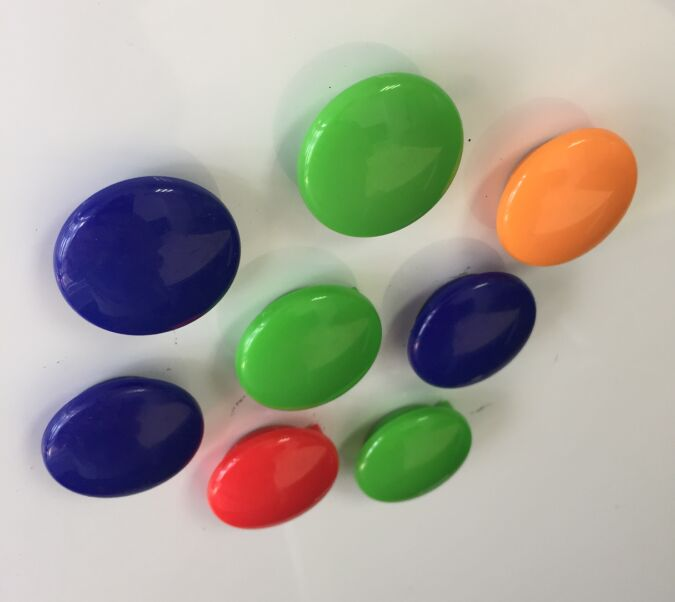
#> input picture project1/opencv.dis/opencv.dis/opencv.dis/Source1.jpg, 675 x 602 px
$ python opencv.dis.py   (older library calls are emulated)
#> lines starting #> are read from the running program, lines starting #| are printed output that depends on the picture; after the words box and inside, x2 and y2 are one past the last pixel; in counts of white or black regions, pixels touching at a corner belong together
import cv2
import numpy as np


class project1(object):

    def __init__(self, img):
        self._MINAREA = 200
        self._img = img
        self._Schannel_threshold = 112        #Source 76    #Source1 112   #Source2 98
        self._Vchannel_threshold = 254        #Source 245   #Source1 254   #Source2 254
        self._cluster_number = 4
        self._maxDist = 100.0
        self._minDist = 100000.0


    def color_catch(self, img, cx, cy, room):
        """get (b,g,r) color set"""
        x_b = 0
        x_g = 0
        x_r = 0

        y_b = 0
        y_g = 0
        y_r = 0

        for x in range(room):
            for y in range(room):
                y_b += img.item(cy+x, cx+y, 0)
                y_g += img.item(cy+x, cx+y, 1)
                y_r += img.item(cy+x, cx+y, 2)

            y_b = int(y_b / room)
            y_g = int(y_g / room)
            y_r = int(y_r / room)

            x_b += y_b
            x_g += y_g
            x_r += y_r

        x_b = int(x_b / room)
        x_g = int(x_g / room)
        x_r = int(x_r / room)

        return x_b, x_g, x_r


    def euclDistance(self,vector1, vector2):
        """calculate distance : vector2 - vector1"""
        return np.sqrt(np.sum(np.power((vector2 - vector1), 2)))


    def k_means(self, sample, cluster_count):
        """K_means . need sample and cluster_count"""
        # step 1 : get samples and sample number : N
        sample_len = len(sample)
        sample_dim = len(sample[0])


        # step 2 : get init cluster,named centroids
        centroids = np.zeros([cluster_count, sample_dim])
        sample = np.array(sample)

        # get first random centroids
        random_number = np.random.randint(0, sample_len, 1)
        centroids[0] = sample[random_number]


        # get other centroids
        for cnt in range(cluster_count - 1):
            maxDist = self._maxDist
            maxIndex = 0
            for i in range(sample_len):
                distance = 0
                for k in range(cnt+1):
                    distance += self.euclDistance(centroids[k, :], sample[i, :])
                if distance > maxDist:
                    maxDist = distance
                    maxIndex = i
            centroids[cnt+1] = sample[maxIndex]


        # get other parameter
        clusterAssment = np.zeros([sample_len, 1])
        clusterChanged = True


        # step 3 : K-means loop
        while clusterChanged:
            clusterChanged = False

            # each sample
            for i in range(sample_len):
                minDist = self._minDist
                minIndex = 0
                # find the centroid who is closest
                for j in range(cluster_count):
                    distance = self.euclDistance(centroids[j, :], sample[i, :])
                    if distance < minDist:
                        minDist = distance
                        minIndex = j

                # update
                if clusterAssment[i, 0] != minIndex:
                    clusterAssment[i, 0] = minIndex
                    clusterChanged = True

            #recalculate centroids avg
            centroids = np.zeros([cluster_count, sample_dim])

            # get occur nunber
            for j in range(cluster_count):
                occur_number = 0
                avg_number = 0
                for i in range(sample_len):
                    if clusterAssment[i] == j:
                        occur_number += 1

                # create temp array
                centroids_temp = np.zeros([occur_number, sample_dim])

                # reload and recalculate
                for i in range(sample_len):
                    if clusterAssment[i] == j:
                        avg_number += 1
                        centroids_temp[avg_number - 1] = sample[i]
                        centroids[j] = np.mean(centroids_temp, 0)

            # [5 lines of commented-out code are left out]
        return centroids, clusterAssment


    def Run(self):
        """Run the main loop"""

        # load picture
        srcRGB = cv2.imread(self._img)
#> srcRGB is the input picture: shape (602, 675, 3); mean B, G, R 152.4, 163.8, 165.9
        src = cv2.cvtColor(srcRGB, cv2.COLOR_BGR2GRAY)


        # convert to hsv and split it
        hsv = cv2.cvtColor(srcRGB, cv2.COLOR_BGR2HSV)
#> hsv: shape (602, 675, 3); mean H, S, V 48.1, 63.6, 182.2
        (img_h, img_s, img_v) = cv2.split(hsv)
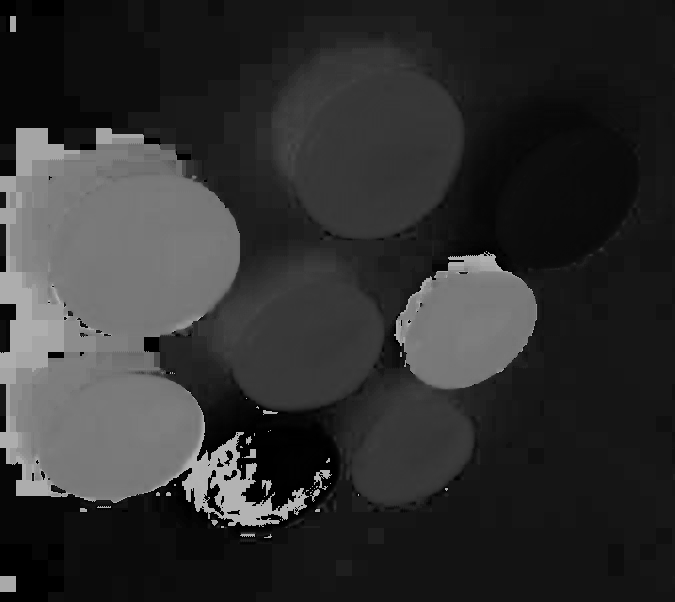
#> img_h: shape (602, 675); min 0, max 179, mean 48.1
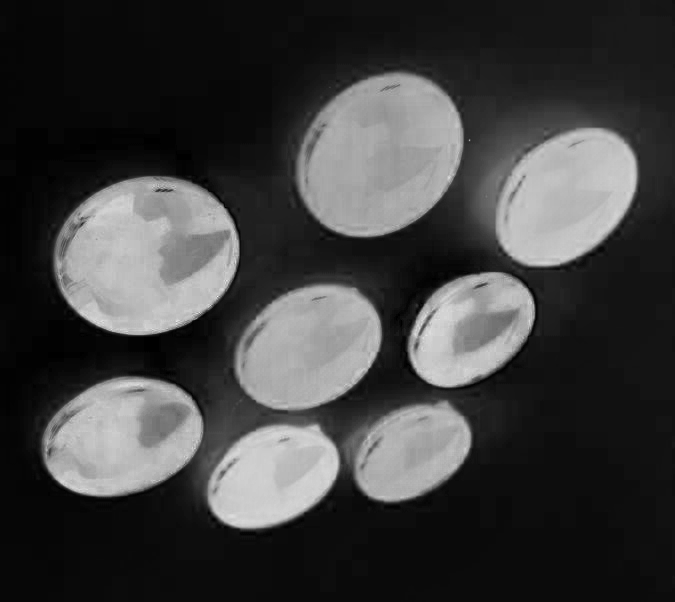
#> img_s: shape (602, 675); min 0, max 244, mean 63.6
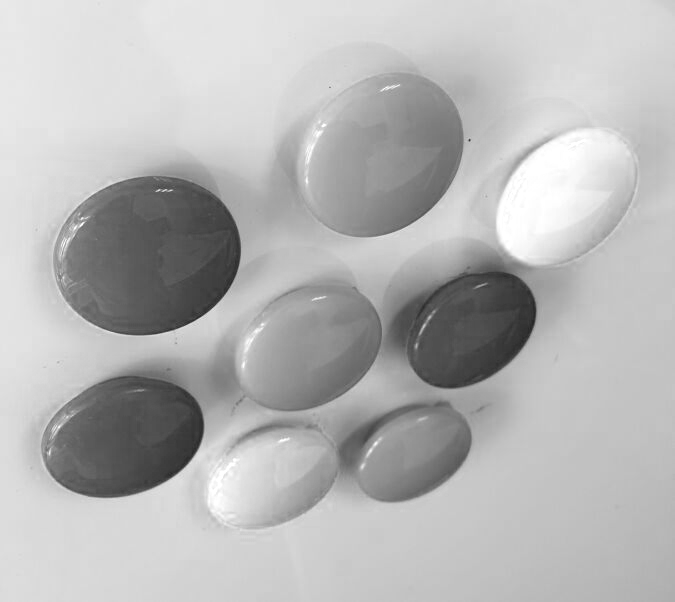
#> img_v: shape (602, 675); min 37, max 255, mean 182.2


        # H channel (Thresh_img1)
        Thresh_img1 = img_h


        # S channel (Thresh_img2)
        retval, Thresh_img2 = cv2.threshold(img_s.copy(), self._Schannel_threshold, 255, cv2.THRESH_BINARY) #3x3 73
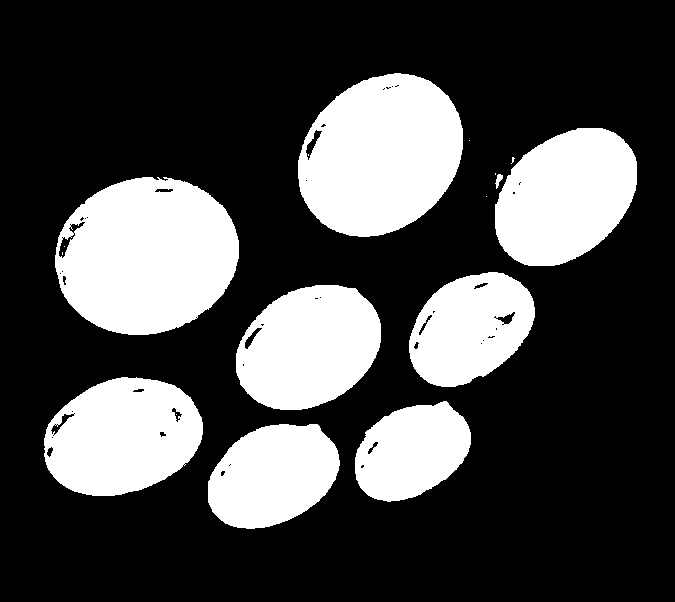
#> Thresh_img2: shape (602, 675); 28.2% white; 17 white regions (8 under 20 px), largest, box (x1, y1, x2, y2) and area: (55, 177, 239, 335) 22387, (298, 73, 463, 237) 20449, (495, 128, 637, 266) 14666
#> retval = 112

        #kernel_3x3 = np.array([[-1, -1, -1],
        #                       [-1,  8, -1],
        #                       [-1, -1, -1]])

        #kernel_5x5 = np.array([[-1, -1, -1, -1, -1],
        #                       [-1,  1,  2,  1, -1],
        #                       [-1,  2,  4,  2, -1],
        #                       [-1,  1,  2,  1, -1],
        #                       [-1, -1, -1, -1, -1]])

        kernel_3x3 = cv2.getStructuringElement(cv2.MORPH_RECT,(3, 3))
        kernel_5x5 = cv2.getStructuringElement(cv2.MORPH_RECT,(5, 5))

        #Thresh_img2 = cv2.erode(Thresh_img2, kernel_5x5)
        #Thresh_img2 = cv2.dilate(Thresh_img2, kernel_5x5)

        Thresh_img2 = cv2.morphologyEx(Thresh_img2, cv2.MORPH_OPEN, kernel_3x3)
#> Thresh_img2: shape (602, 675); 28.2% white; 9 white regions, largest, box (x1, y1, x2, y2) and area: (55, 177, 239, 335) 22341, (298, 73, 463, 237) 20444, (495, 128, 637, 266) 14666
        Thresh_img2 = cv2.morphologyEx(Thresh_img2, cv2.MORPH_CLOSE, kernel_3x3)
#> Thresh_img2: shape (602, 675); 28.3% white; 9 white regions, largest, box (x1, y1, x2, y2) and area: (55, 177, 239, 335) 22397, (298, 73, 463, 237) 20478, (495, 128, 637, 266) 14673


        # V channel (Thresh_img3)
        Thresh_img3 = img_v
        retval, Thresh_img3 = cv2.threshold(Thresh_img3, self._Vchannel_threshold, 255, cv2.THRESH_BINARY) #no equalizeHist 245
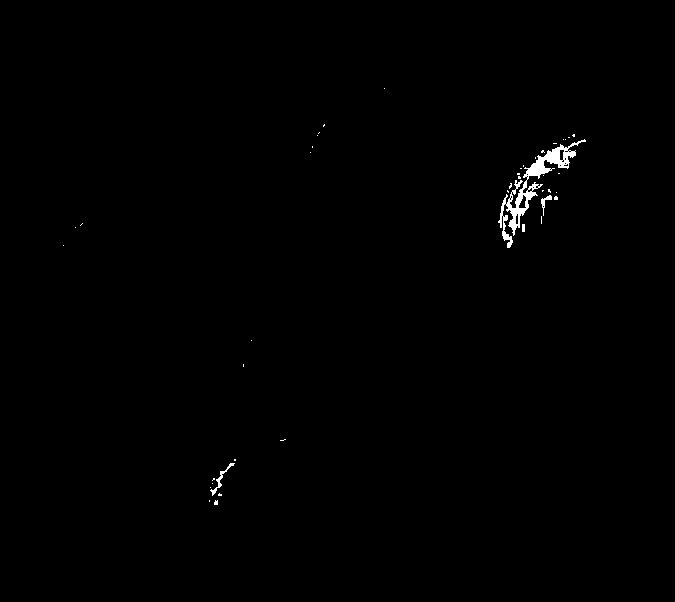
#> Thresh_img3: shape (602, 675); 0.48% white; 43 white regions (39 under 20 px), largest, box (x1, y1, x2, y2) and area: (498, 139, 586, 248) 1584, (210, 463, 235, 496) 118, (541, 195, 552, 216) 68, (522, 224, 525, 232) 24
#> retval = 254
        #img_h = cv2.equalizeHist(img_h)


        # add v channel to s channel
        Thresh_img = cv2.add(Thresh_img3, Thresh_img2)
#> Thresh_img: shape (602, 675); 28.3% white; 13 white regions (4 under 20 px)


        # color detect
        srcHSV = cv2.merge((img_h, img_s, img_v))
        srcHSV = cv2.morphologyEx(srcHSV, cv2.MORPH_OPEN, kernel_5x5)
#> srcHSV: shape (602, 675, 3); mean H, S, V 47.2, 62.9, 181.5
        srcHSV = cv2.morphologyEx(srcHSV, cv2.MORPH_CLOSE, kernel_5x5)
#> srcHSV: shape (602, 675, 3); mean H, S, V 47.5, 63.3, 181.7


        # seek targets
        Thresh_img, contours, hier = cv2.findContours(Thresh_img, cv2.RETR_EXTERNAL, cv2.CHAIN_APPROX_NONE)
#> contours = 9 contours; largest, box (x1, y1, x2, y2) and area: (55, 177, 239, 335) 22409, (298, 73, 463, 237) 20392, (495, 128, 637, 266) 14470, (44, 377, 203, 496) 14321, (236, 285, 381, 410) 13682


        # draw the contours
        Thresh_img_copy = Thresh_img.copy()
        cv2.drawContours(srcRGB, contours, -1, (255, 255, 0), 3)


        # sign
        contour_number = 0
        color_number = 0
        color_sample = []
        centeral_coordinate = []
        number_string = ['1', '2', '3', '4', '5', '6', '7', '8', '9', '10']

        for cnt in contours:
            #move area  that less than set value
            Length = cv2.arcLength(cnt,True)
            if Length < self._MINAREA:
                continue

            if Length >= self._MINAREA:
                # count contour number
                contour_number += 1
                print('\nThe contour number :', contour_number)

                # seek center of the image
                M = cv2.moments(cnt)
                cX = int(M['m10'] / M['m00'])
                cY = int(M['m01'] / M['m00'])

                # draw and record the center
                print('Central coordinate of target :', (cY, cX))
                centeral_coordinate.append((cX, cY))
                cv2.circle(srcRGB, (cX, cY), 5, (0, 0, 0), -1)

                # get color value
                (b, g, r) = self.color_catch(srcRGB, cX, cY, 20)
                color_sample.append((b, g, r))
                print('color :', (b, g, r))
#> this loop made 9 passes
#> (Length, cX, cY, x_b in color_catch, x_g in color_catch, x_r in color_catch, b, g) on passes 1, 2, 3, 4, 5, 6, 8, 9: (394.9, 272, 475, 47, 49, 191, 47, 49), (359.1, 411, 451, 45, 130, 64, 45, 130), (461.4, 121, 436, 76, 20, 23, 76, 20), (448.1, 308, 346, 51, 141, 70, 51, 141), (397.2, 470, 328, 75, 37, 41, 75, 37), (573.5, 146, 255, 83, 26, 28, 83, 26), (466.4, 565, 196, 66, 131, 234, 66, 131), (542.7, 380, 154, 57, 145, 82, 57, 145)
#> (printed output is left out)
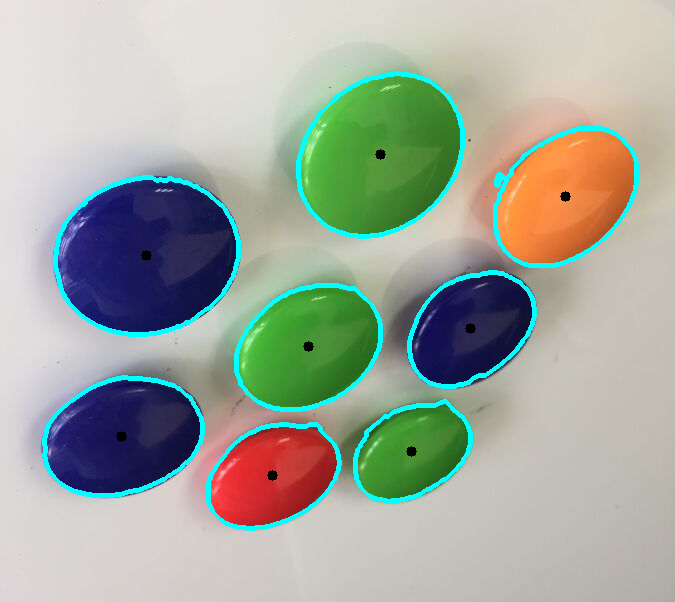
#> srcRGB: shape (602, 675, 3); mean B, G, R 158.7, 169.6, 161.8
#> after the loop, centeral_coordinate = [(272, 475), (411, 451), (121, 436), (308, 346), (470, 328), (146, 255), (565, 196), (380, 154)]; color_sample = [(47, 49, 191), (45, 130, 64), (76, 20, 23), (51, 141, 70), (75, 37, 41), (83, 26, 28), (66, 131, 234), (57, 145, 82)]; contour_number = 8


        # use K-means to find color set
        centroids, clusterAssment = self.k_means(color_sample, self._cluster_number)
#> in k_means, `sample_dim = len(sample[0])`: sample_dim = 3
#> in k_means, `sample = np.array(sample)`: sample = [[47, 49, 191], [45, 130, 64], [76, 20, 23], [51, 141, 70], [75, 37, 41], [83, 26, 28], [66, 131, 234], [57, 145, 82]]
#> in k_means, `random_number = np.random.randint(0, sample_len, 1)`: random_number = [4]
#> after the loop in k_means, `for cnt in range(cluster_count - 1):`: centroids = [[75, 37, 41], [66, 131, 234], [51, 141, 70], [47, 49, 191]]
#> the loop in k_means, `while clusterChanged:` made 2 passes
#> after the loop in k_means, `while clusterChanged:`: clusterAssment = [3, 2, 0, 2, 0, 0, 1, 2]
#> centroids = [[78, 27.67, 30.67], [66, 131, 234], [51, 138.7, 72], [47, 49, 191]]; clusterAssment = [3, 2, 0, 2, 0, 0, 1, 2]


        # draw color set
        clusterAssment = np.array(clusterAssment)
        for cnt in range(contour_number):
            (cX,cY) = centeral_coordinate[cnt]
            cv2.putText(srcRGB, number_string[int(clusterAssment[cnt])], (cX - 10, cY - 10),
		                cv2.FONT_HERSHEY_SIMPLEX, 1, (255, 255, 255), 2)
#> this loop made 8 passes
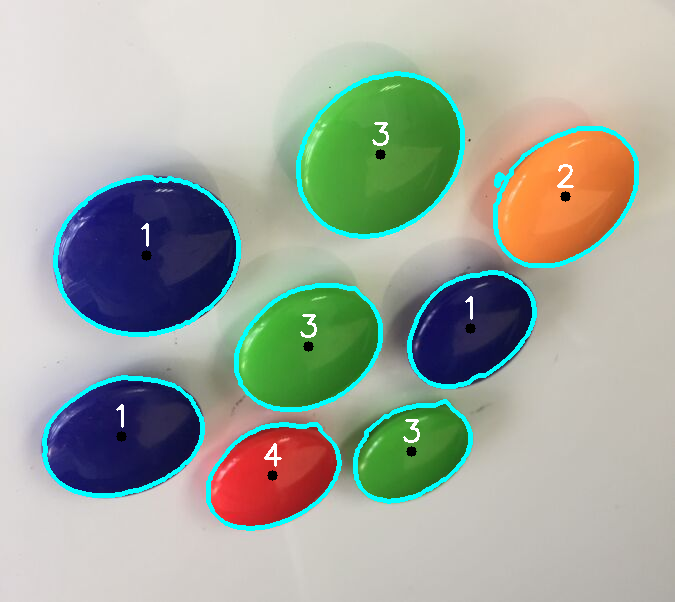
#> srcRGB: shape (602, 675, 3); 0.26% of pixels changed, all inside (x1, y1, x2, y2) = (116, 122, 574, 467)

        # [13 lines of commented-out code are left out]
        cv2.imshow('srcRGB', srcRGB)
        cv2.waitKey()
        cv2.destroyAllWindows()


if __name__=="__main__":
    project1('Source1.jpg').Run()

$ run again, with project1/opencv.dis/opencv.dis/opencv.dis/Source2.jpg copied over project1/opencv.dis/opencv.dis/opencv.dis/Source1.jpg
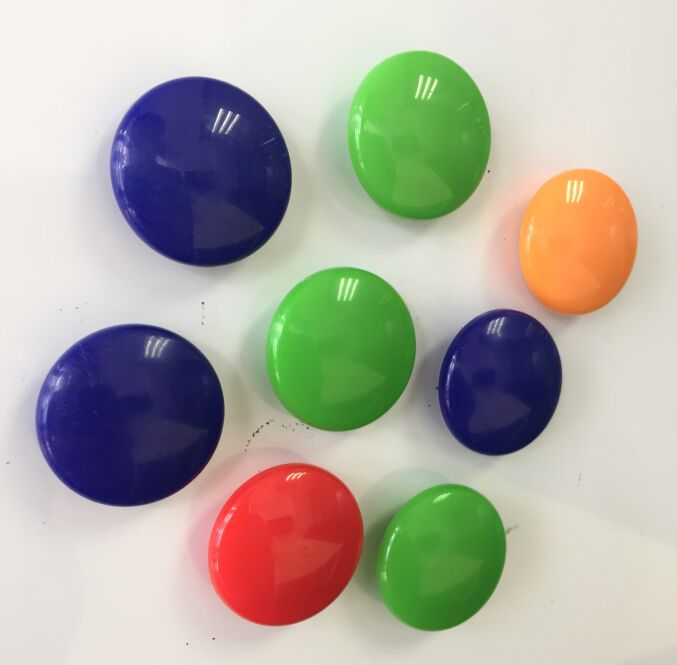
#> input picture project1/opencv.dis/opencv.dis/opencv.dis/Source2.jpg, 677 x 665 px
#> in Run, srcRGB is the input picture: shape (665, 677, 3); mean B, G, R 161.2, 172.4, 175.4
#> hsv: shape (665, 677, 3); mean H, S, V 48, 68.5, 194.5
#> in Run, `retval, Thresh_img2 = cv2.threshold(img_s.copy(), self._Schannel_thres..`:
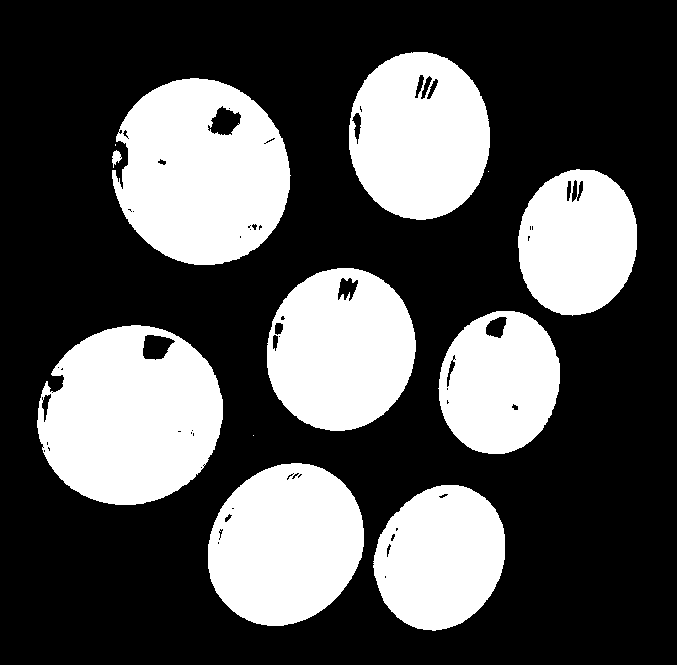
#> Thresh_img2: shape (665, 677); 32.9% white; 12 white regions (3 under 20 px), largest, box (x1, y1, x2, y2) and area: (37, 325, 223, 505) 25227, (112, 78, 291, 265) 24887, (208, 463, 364, 626) 19642
#> in Run, `retval, Thresh_img2 = cv2.threshold(img_s.copy(), self._Schannel_thres..`: retval = 112
#> Thresh_img3: shape (665, 677); 1.1% white; 109 white regions (85 under 20 px), largest, box (x1, y1, x2, y2) and area: (522, 172, 620, 298) 3472, (546, 172, 563, 196) 132, (535, 208, 542, 232) 117
#> in Run, `retval, Thresh_img3 = cv2.threshold(Thresh_img3, self._Vchannel_thresh..`: retval = 254
#> Thresh_img: shape (665, 677); 33.1% white; 26 white regions (17 under 20 px)
#> contours = 12 contours, 3 with area under 20; largest, box (x1, y1, x2, y2) and area: (37, 325, 223, 505) 25482, (112, 78, 290, 265) 25287, (208, 463, 364, 626) 19511, (267, 268, 416, 431) 18818, (349, 52, 490, 220) 18336
#> the loop in Run, `for cnt in contours:` made 12 passes
#> (Length, cX, cY, x_b in color_catch, x_g in color_catch, x_r in color_catch, b, g) on passes 1, 2, 3, 4, 5, 6, 11, 12: (459.4, 439, 557, 52, 140, 75, 52, 140), (526.2, 285, 544, 52, 59, 201, 52, 59), (703.2, 130, 415, 84, 34, 39, 84, 34), (440.2, 499, 382, 80, 30, 32, 80, 30), (519.2, 340, 349, 52, 151, 72, 52, 151), (496, 576, 241, 69, 140, 246, 69, 140), (658.6, 201, 171, 93, 33, 33, 93, 33), (586.5, 419, 135, 63, 163, 87, 63, 163)
#> (printed output is left out)
#> after the loop in Run, `for cnt in contours:`: centeral_coordinate = [(439, 557), (285, 544), (130, 415), (499, 382), (340, 349), (576, 241), (201, 171), (419, 135)]; color_sample = [(52, 140, 75), (52, 59, 201), (84, 34, 39), (80, 30, 32), (52, 151, 72), (69, 140, 246), (93, 33, 33), (63, 163, 87)]; contour_number = 8
#> sample_dim = 3
#> sample = [[52, 140, 75], [52, 59, 201], [84, 34, 39], [80, 30, 32], [52, 151, 72], [69, 140, 246], [93, 33, 33], [63, 163, 87]]
#> random_number = [4]
#> after the loop in k_means, `for cnt in range(cluster_count - 1):`: centroids = [[52, 151, 72], [69, 140, 246], [80, 30, 32], [52, 59, 201]]
#> the loop in k_means, `while clusterChanged:` made 2 passes
#> after the loop in k_means, `while clusterChanged:`: clusterAssment = [0, 3, 2, 2, 0, 1, 2, 0]
#> in Run, `centroids, clusterAssment = self.k_means(color_sample, self._cluster_n..`: centroids = [[55.67, 151.3, 78], [69, 140, 246], [85.67, 32.33, 34.67], [52, 59, 201]]; clusterAssment = [0, 3, 2, 2, 0, 1, 2, 0]
#> the loop in Run, `for cnt in range(contour_number):` made 8 passes
#> after the loop in Run, `for cnt in range(contour_number):`:
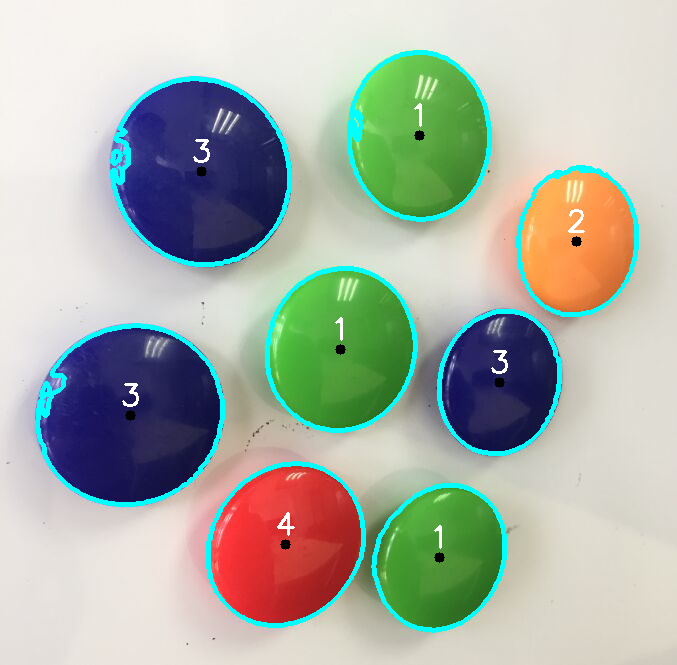
#> srcRGB: shape (665, 677, 3); mean B, G, R 167.9, 178.5, 170.8
